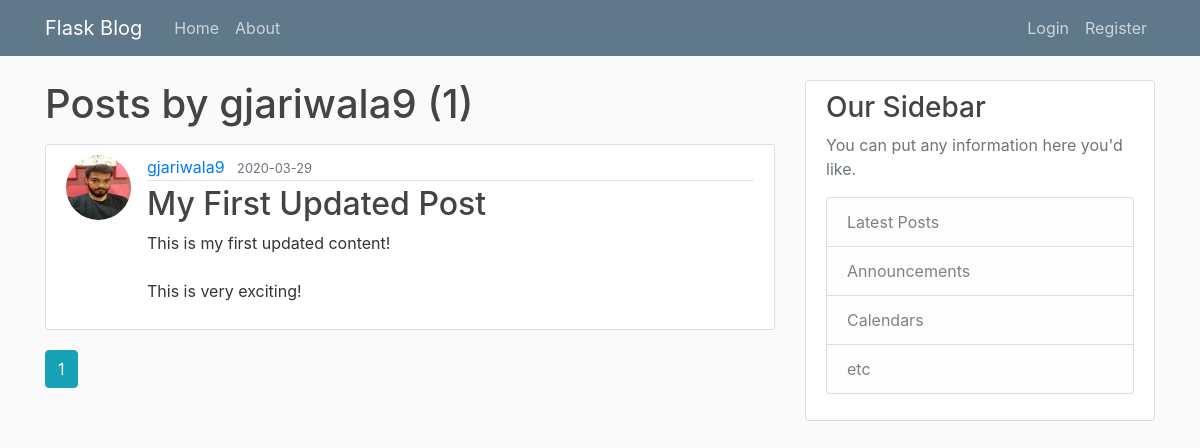
The page /user/gjariwala9 on the database as committed earlier.
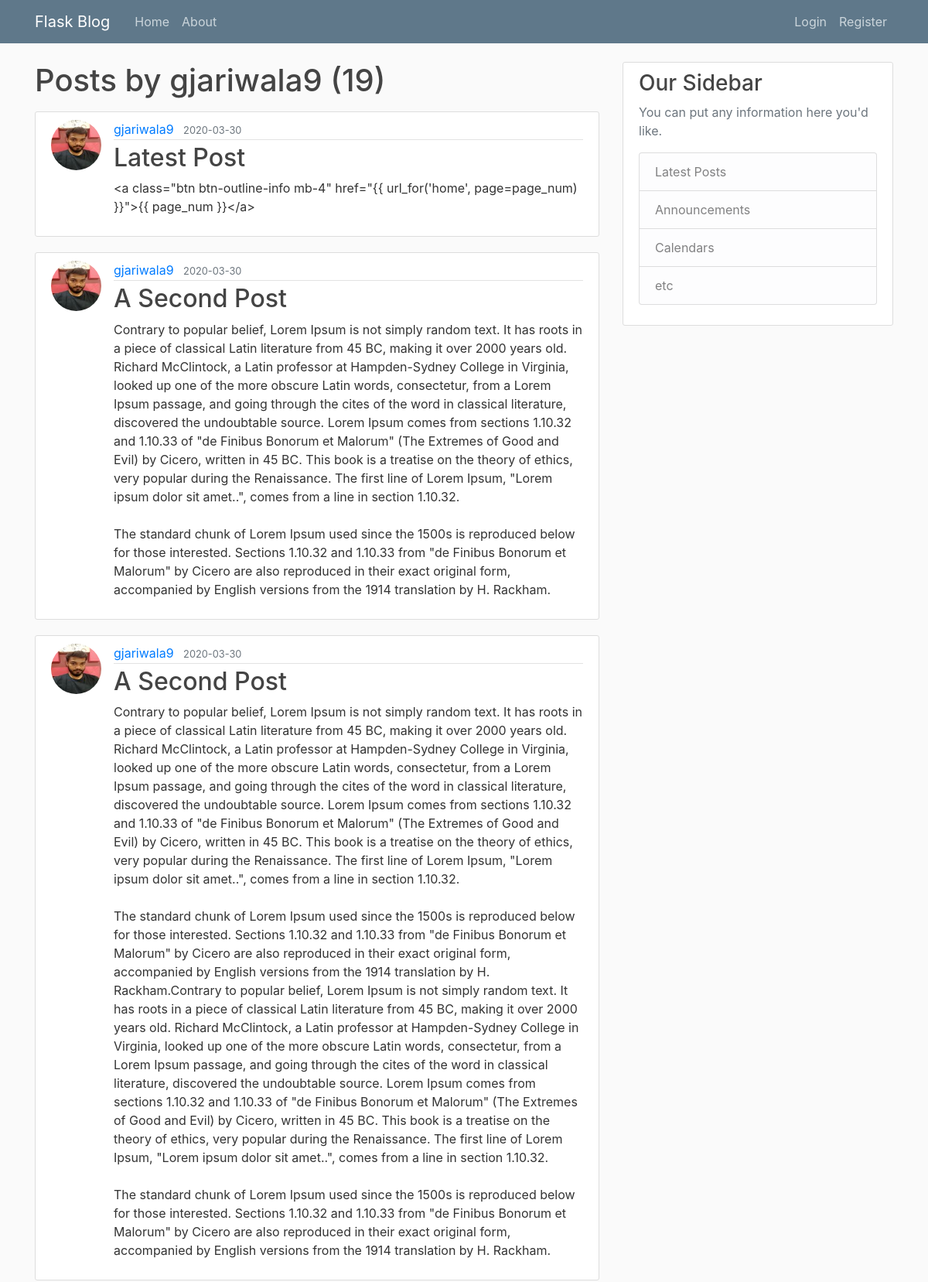
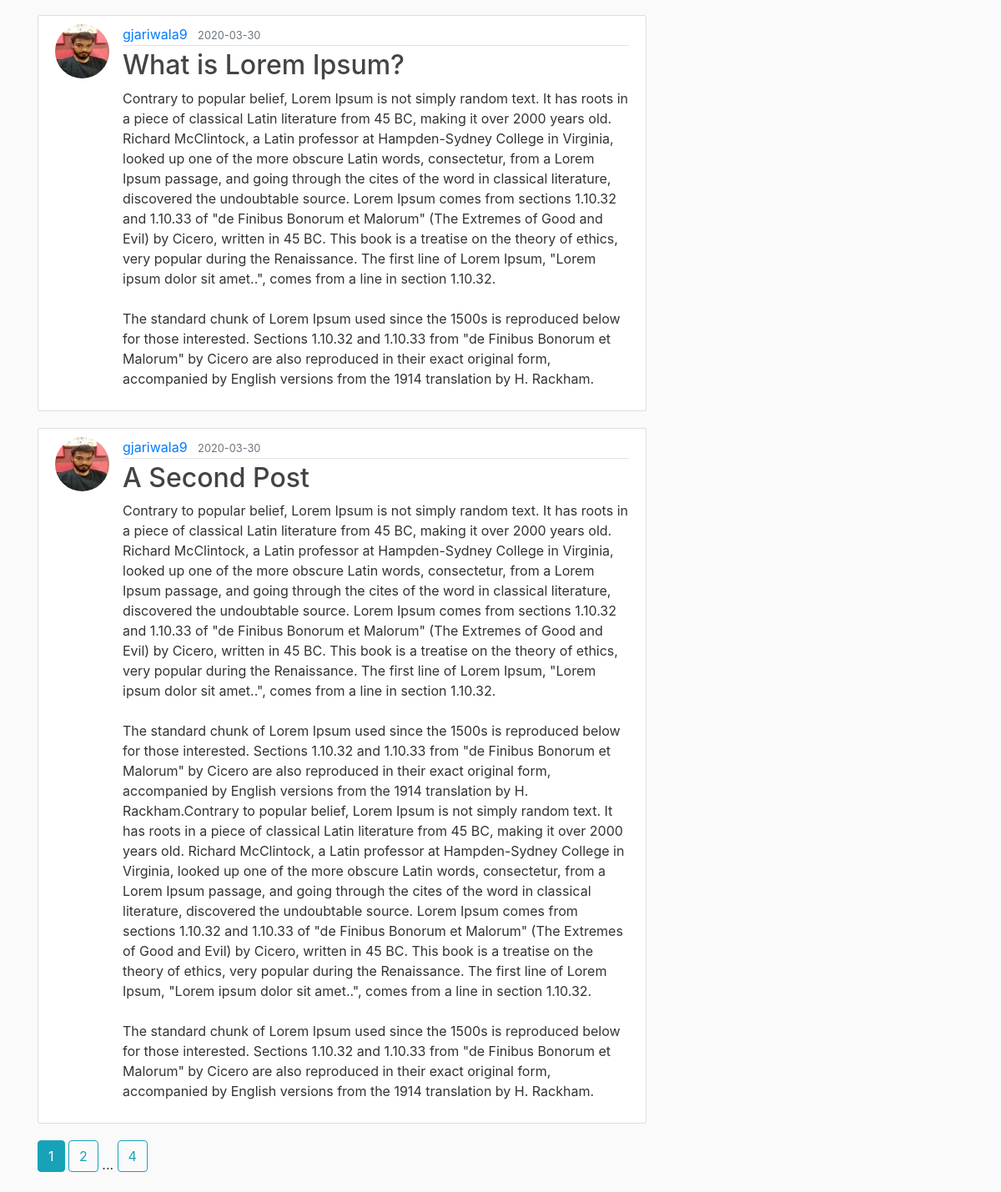
The same page on the database as committed later (2 pictures, top to bottom).
### flask_blog/models.py (models this page shows, shortened)
class User(db.Model, UserMixin):
	id = db.Column(db.Integer, primary_key=True)
	username = db.Column(db.String(20), unique=True, nullable=False)
	email = db.Column(db.String(120), unique=True, nullable=False)
	image_file = db.Column(db.String(20), nullable=False, default='default.jpg')
	password = db.Column(db.String(60), nullable=False)
	posts = db.relationship('Post', backref='author', lazy=True)

class Post(db.Model):
	id = db.Column(db.Integer, primary_key=True)
	title = db.Column(db.String(100), nullable=False)
	date_posted = db.Column(db.DateTime, nullable=False, default=datetime.utcnow)
	content = db.Column(db.Text, nullable=False)
	user_id = db.Column(db.Integer, db.ForeignKey('user.id'), nullable=False)

### flask_blog/routes.py (the view)
@app.route('/user/<string:username>')
def user_posts(username):
    page = request.args.get('page', 1, type=int)
    user = User.query.filter_by(username=username).first_or_404()
    posts=Post.query.filter_by(author=user)\
        .order_by(Post.date_posted.desc())\
        .paginate(page=page, per_page=5)
    return render_template('user_posts.html',posts = posts, user=user)

### flask_blog/templates/user_posts.html
{% extends "layout.html" %}
{% block content %}
  <h1 class="mb-3">Posts by {{ user.username }} ({{ posts.total }})</h1>
    {% for post in posts.items %}
        <article class="media content-section">
          <img class="rounded-circle article-img" src="{{ url_for('static', filename='profile_pics/' + post.author.image_file) }}">
          <div class="media-body">
            <div class="article-metadata">
              <a class="mr-2" href="{{ url_for('user_posts', username=post.author.username) }}">{{ post.author.username }}</a>
              <small class="text-muted">{{ post.date_posted.strftime('%Y-%m-%d') }}</small>
            </div>
            <h2><a class="article-title" href="{{ url_for('post', post_id=post.id) }}">{{ post.title }}</a></h2>
            <p class="article-content">{{ post.content }}</p>
          </div>
        </article>
    {% endfor %}
    {% for page_num in posts.iter_pages(left_edge=1, right_edge=1, left_current=1, right_current=2) %}
      {% if page_num %}
        {% if posts.page == page_num %}
          <a class="btn btn-info mb-4" href="{{ url_for('user_posts', username=user.username, page=page_num) }}">{{ page_num }}</a>
        {% else %}
          <a class="btn btn-outline-info mb-4" href="{{ url_for('user_posts', username=user.username, page=page_num) }}">{{ page_num }}</a>
        {% endif %}
      {% else %}
        ...
      {% endif %}
    {% endfor %}
{% endblock content %}

### flask_blog/templates/layout.html (shortened to what this page needs)
<!DOCTYPE html>
<html>
<head>
    <link rel="stylesheet" href="https://maxcdn.bootstrapcdn.com/bootstrap/4.0.0/css/bootstrap.min.css">
    <link rel="stylesheet" type="text/css" href="{{ url_for('static', filename='main.css') }}">
</head>
<body>
    <header class="site-header">
      <nav class="navbar navbar-expand-md navbar-dark bg-steel fixed-top">
        <div class="container">
          <a class="navbar-brand mr-4" href="/">Flask Blog</a>
          <div class="collapse navbar-collapse" id="navbarToggle">
            <div class="navbar-nav mr-auto">
              <a class="nav-item nav-link" href="{{ url_for('home') }}">Home</a>
              <a class="nav-item nav-link" href="{{ url_for('about') }}">About</a>
            </div>
            <div class="navbar-nav">
              {% if current_user.is_authenticated %}
                <a class="nav-item nav-link" href="{{ url_for('new_post') }}">New Post</a>
                <a class="nav-item nav-link" href="{{ url_for('account') }}">Account</a>
                <a class="nav-item nav-link" href="{{ url_for('logout') }}">Logout</a>
              {% else %}
                <a class="nav-item nav-link" href="{{ url_for('login') }}">Login</a>
                <a class="nav-item nav-link" href="{{ url_for('register') }}">Register</a>
              {% endif %}
            </div>
          </div>
        </div>
      </nav>
    </header>
    <main role="main" class="container">
      <div class="row">
        <div class="col-md-8">
          {% block content %}{% endblock %}
        </div>
        <div class="col-md-4">
          <div class="content-section">
            <h3>Our Sidebar</h3>
            <p class='text-muted'>You can put any information here you'd like.
              <ul class="list-group">
                <li class="list-group-item list-group-item-light">Latest Posts</li>
                <li class="list-group-item list-group-item-light">Announcements</li>
                <li class="list-group-item list-group-item-light">Calendars</li>
                <li class="list-group-item list-group-item-light">etc</li>
              </ul>
            </p>
          </div>
        </div>
      </div>
    </main>
</body>
</html>

### flask_blog/static/main.css (style rules this page uses)
body { background: #fafafa; color: #333333; margin-top: 5rem; }
h1, h2, h3, h4, h5, h6 { color: #444444; }
.bg-steel { background-color: #5f788a; }
.site-header .navbar-nav .nav-link { color: #cbd5db; }
.content-section { background: #ffffff; padding: 10px 20px; border: 1px solid #dddddd; border-radius: 3px; margin-bottom: 20px; }
.article-title { color: #444444; }
.article-content { white-space: pre-line; }
.article-img { height: 65px; width: 65px; margin-right: 16px; }
.article-metadata { padding-bottom: 1px; margin-bottom: 4px; border-bottom: 1px solid #e3e3e3 }

Rows that differ between the two databases and show on the page:
no longer on this page (row unchanged): Post: image_file (picture), author.username "gjariwala9", date_posted "2020-03-29", title "My First Updated Post", content "This is my first updated content! This is very exciting!"
added Post: image_file (picture), author.username "gjariwala9", date_posted "2020-03-30", title "Latest Post", content "<a class=\"btn btn-outline-info mb-4\" href=\"{{ url_for('home', page=page_num) }}\">{{ page_num }}</a>"
added Post: image_file (picture), author.username "gjariwala9", date_posted "2020-03-30", title "A Second Post", content "Contrary to popular belief, Lorem Ipsum is not simply random text. It has roots in a piece of classical Latin literature from 45 BC, making it over 2000 years old. Richard McClintock, a Latin professor at Hampden-Sydney College in Virginia, looked up one of the more obscure Latin words, consectetur, from a Lorem Ipsum passage, and going through the cites of the word in classical literature, discovered the undoubtable source. Lorem Ipsum comes from sections 1.10.32 and 1.10.33 of \"de Finibus Bonorum et Malorum\" (The Extremes of Good and Evil) by Cicero, written in 45 BC. This book is a treatise on the theory of ethics, very popular during the Renaissance. The first line of Lorem Ipsum,…"
added Post: image_file (picture), author.username "gjariwala9", date_posted "2020-03-30", title "A Second Post", content "Contrary to popular belief, Lorem Ipsum is not simply random text. It has roots in a piece of classical Latin literature from 45 BC, making it over 2000 years old. Richard McClintock, a Latin professor at Hampden-Sydney College in Virginia, looked up one of the more obscure Latin words, consectetur, from a Lorem Ipsum passage, and going through the cites of the word in classical literature, discovered the undoubtable source. Lorem Ipsum comes from sections 1.10.32 and 1.10.33 of \"de Finibus Bonorum et Malorum\" (The Extremes of Good and Evil) by Cicero, written in 45 BC. This book is a treatise on the theory of ethics, very popular during the Renaissance. The first line of Lorem Ipsum,…"
added Post: image_file (picture), author.username "gjariwala9", date_posted "2020-03-30", title "What is Lorem Ipsum?", content "Contrary to popular belief, Lorem Ipsum is not simply random text. It has roots in a piece of classical Latin literature from 45 BC, making it over 2000 years old. Richard McClintock, a Latin professor at Hampden-Sydney College in Virginia, looked up one of the more obscure Latin words, consectetur, from a Lorem Ipsum passage, and going through the cites of the word in classical literature, discovered the undoubtable source. Lorem Ipsum comes from sections 1.10.32 and 1.10.33 of \"de Finibus Bonorum et Malorum\" (The Extremes of Good and Evil) by Cicero, written in 45 BC. This book is a treatise on the theory of ethics, very popular during the Renaissance. The first line of Lorem Ipsum,…"
added Post: image_file (picture), author.username "gjariwala9", date_posted "2020-03-30", title "A Second Post", content "Contrary to popular belief, Lorem Ipsum is not simply random text. It has roots in a piece of classical Latin literature from 45 BC, making it over 2000 years old. Richard McClintock, a Latin professor at Hampden-Sydney College in Virginia, looked up one of the more obscure Latin words, consectetur, from a Lorem Ipsum passage, and going through the cites of the word in classical literature, discovered the undoubtable source. Lorem Ipsum comes from sections 1.10.32 and 1.10.33 of \"de Finibus Bonorum et Malorum\" (The Extremes of Good and Evil) by Cicero, written in 45 BC. This book is a treatise on the theory of ethics, very popular during the Renaissance. The first line of Lorem Ipsum,…"
Other text that changed with them:
{{ posts.total }}: "1" → "19"
new list line: "2"
new list line: "4"
